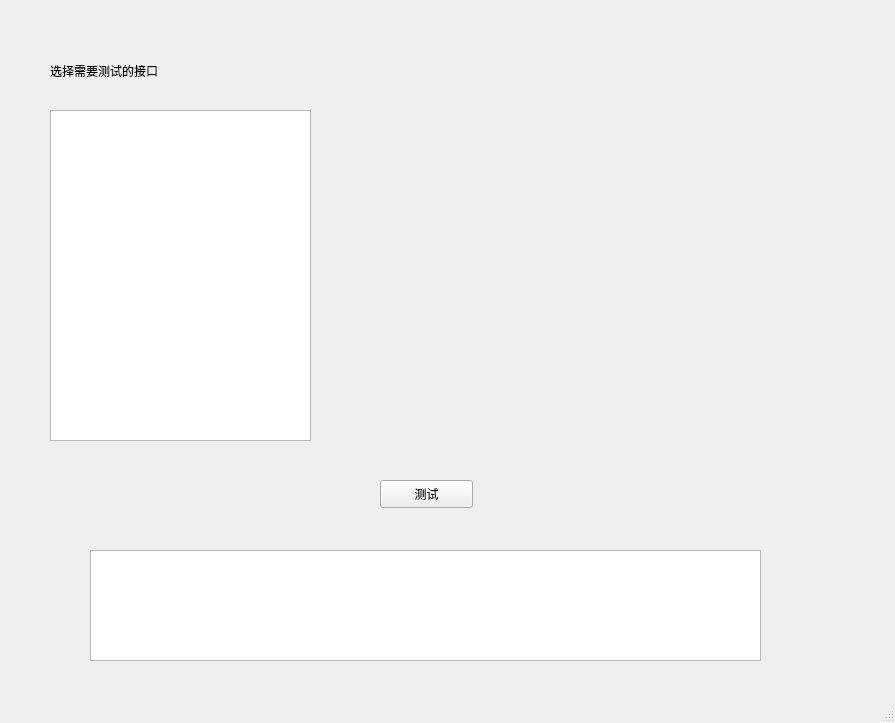
<?xml version="1.0" encoding="UTF-8"?>
<ui version="4.0">
 <class>MainWindow</class>
 <widget class="QMainWindow" name="MainWindow">
  <property name="enabled">
   <bool>true</bool>
  </property>
  <property name="geometry">
   <rect>
    <x>0</x>
    <y>0</y>
    <width>895</width>
    <height>723</height>
   </rect>
  </property>
  <property name="windowTitle">
   <string>MainWindow</string>
  </property>
  <widget class="QWidget" name="centralwidget">
   <widget class="QPushButton" name="pushButton">
    <property name="geometry">
     <rect>
      <x>380</x>
      <y>480</y>
      <width>93</width>
      <height>28</height>
     </rect>
    </property>
    <property name="text">
     <string>测试</string>
    </property>
   </widget>
   <widget class="QListView" name="allapi_listView">
    <property name="geometry">
     <rect>
      <x>50</x>
      <y>110</y>
      <width>261</width>
      <height>331</height>
     </rect>
    </property>
   </widget>
   <widget class="QLabel" name="label_2">
    <property name="geometry">
     <rect>
      <x>50</x>
      <y>60</y>
      <width>191</width>
      <height>21</height>
     </rect>
    </property>
    <property name="text">
     <string>选择需要测试的接口</string>
    </property>
   </widget>
   <widget class="QTextEdit" name="textEdit">
    <property name="geometry">
     <rect>
      <x>90</x>
      <y>550</y>
      <width>671</width>
      <height>111</height>
     </rect>
    </property>
   </widget>
   <widget class="QWidget" name="verticalLayoutWidget">
    <property name="geometry">
     <rect>
      <x>390</x>
      <y>110</y>
      <width>351</width>
      <height>331</height>
     </rect>
    </property>
    <layout class="QVBoxLayout" name="verticalLayout"/>
   </widget>
  </widget>
  <widget class="QStatusBar" name="statusbar"/>
 </widget>
 <resources/>
 <connections/>
</ui>
